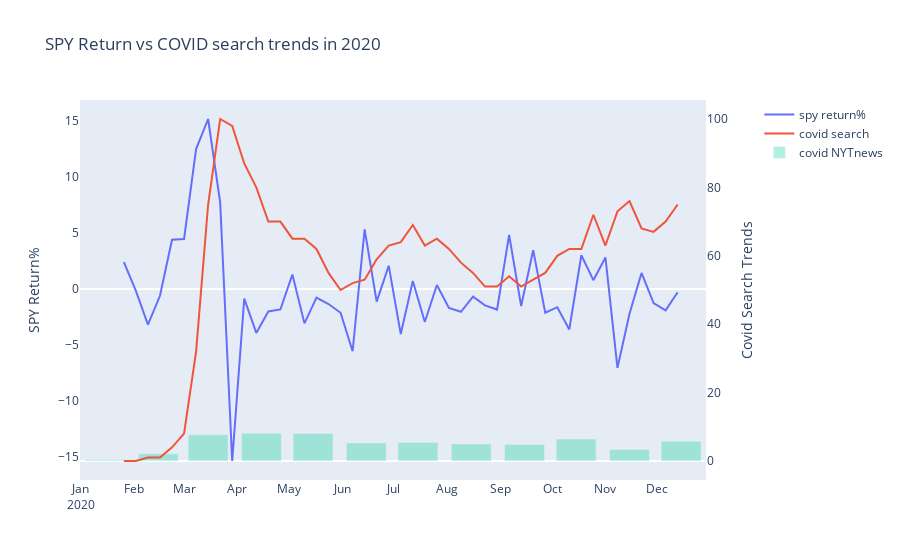

The notebook cell this image was saved under:
### Code cell
fig = make_subplots(specs=[[{"secondary_y": True}]])

fig.add_trace(
    go.Line(x=spy_covid.index, y=spy_covid['spy_return%'], name="spy return%"),
    secondary_y=False,
)

fig.add_trace(
    go.Line(x=spy_covid.index, y=spy_covid['COVID_search'], name="covid search"),
    secondary_y=True,
)

fig.add_trace(
    go.Bar(x=news_count.date, y=news_count['mention_per_news'], 
           name="NYTnews", opacity=0.3),
    secondary_y=True
)

fig.update_layout(
    title_text="SPY Return vs COVID Search Trends in 2020"
)

fig.update_yaxes(title_text="SPY Return%", secondary_y=False, showgrid=False)
fig.update_yaxes(title_text="Covid Search Trends", secondary_y=True, showgrid=False)

fig.update_xaxes(
    dtick="M1",
    tickformat="%b\n%Y")

fig.show()
